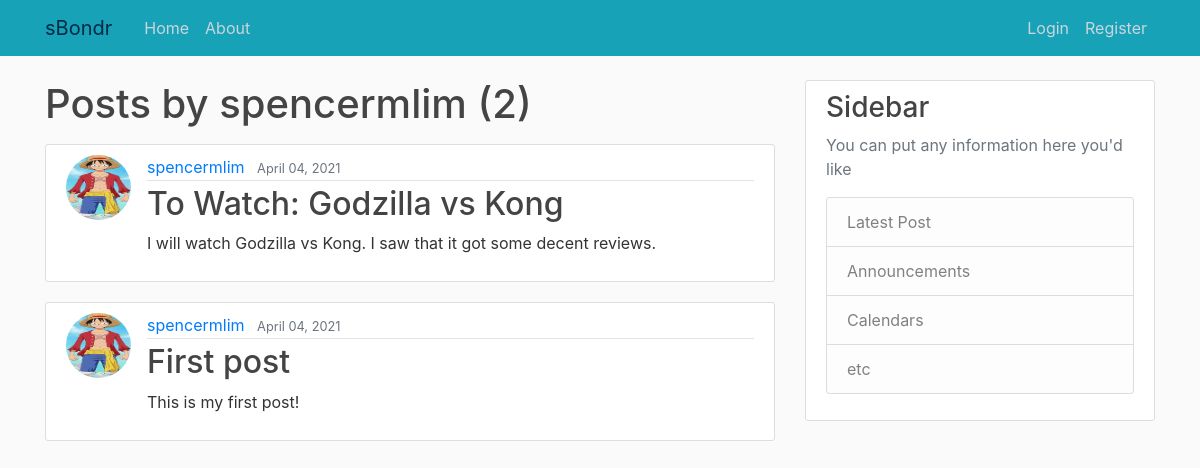
Before: /user/spencermlim with the older database file.
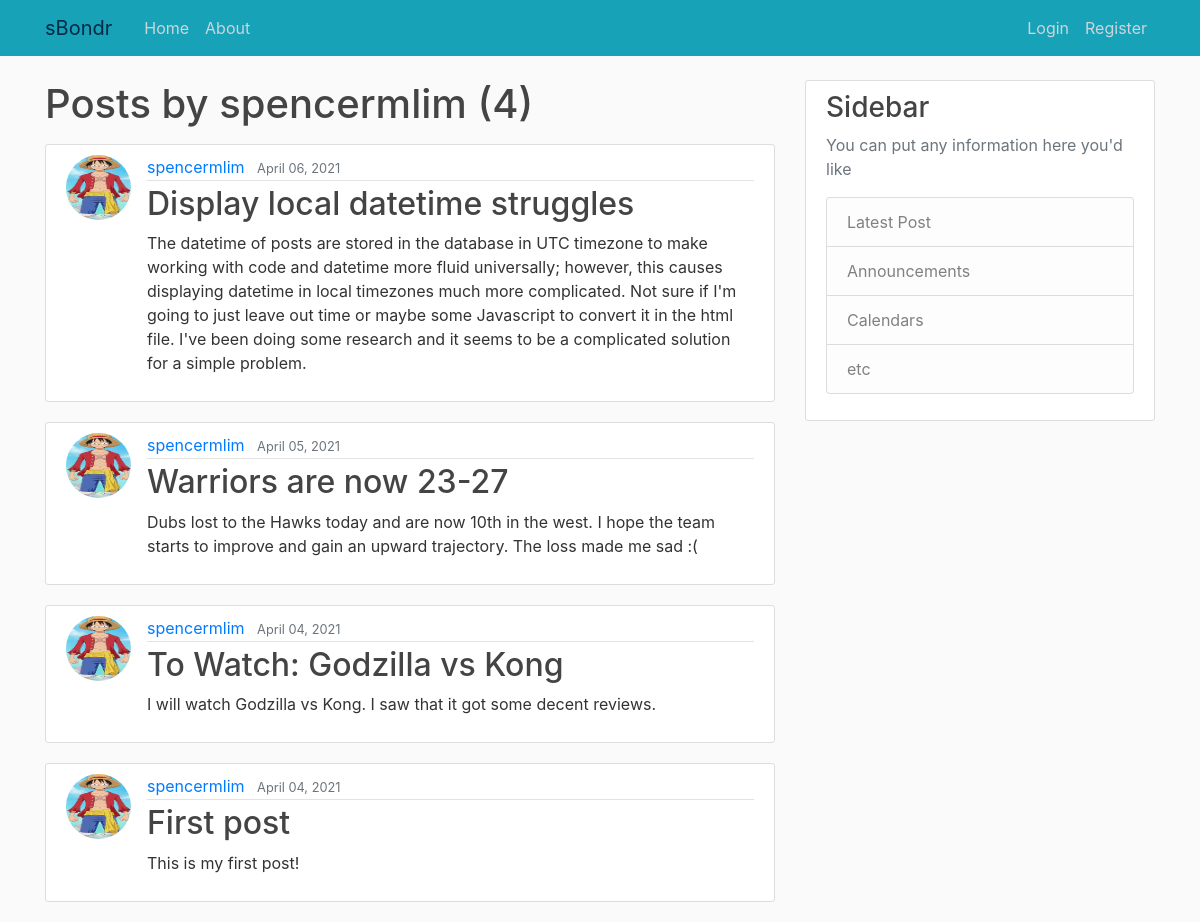
After: the same page with the newer database file.
### blog/models.py (models this page shows, shortened)
class Post(models.Model):
    title = models.CharField(max_length=100)
    content = models.TextField()
    date_posted = models.DateTimeField(default=timezone.now)
    author = models.ForeignKey(User, on_delete=models.CASCADE)

### users/models.py (models this page shows, shortened)
class Profile(models.Model):
    user = models.OneToOneField(User, on_delete=models.CASCADE)
    image = models.ImageField(default='default.jpg', upload_to='profile_pics')

### blog/views.py (the view)
# urls.py: path('user/<str:username>', UserPostListView.as_view(), name='user-posts'),
class UserPostListView(ListView):
    model = Post
    template_name ='blog/user_posts.html'
    context_object_name = 'posts'
    paginate_by = 5
    def get_queryset(self):
        user = get_object_or_404(User, username=self.kwargs.get('username'))
        return Post.objects.filter(author=user).order_by('-date_posted')

### blog/templates/blog/user_posts.html (shortened to what this page needs)
{% extends "blog/base.html" %}
{% block content %}
    <h1 class="mb-3">Posts by {{ view.kwargs.username }} ({{ page_obj.paginator.count }})</h1>
    {% for post in posts %}
        <article class="media content-section">
            <img class="rounded-circle article-img" src="{{ post.author.profile.image.url }}">
            <div class="media-body">
            <div class="article-metadata">
                <a class="mr-2" href="{% url 'user-posts' post.author.username %}">{{ post.author }}</a>
                <small class="text-muted">{{ post.date_posted|date:"F d, Y " }}</small>
            </div>
            <h2><a class="article-title" href="{% url 'post-detail' post.id %}">{{ post.title }}</a></h2>
            <p class="article-content">{{ post.content }}</p>
            </div>
        </article>
    {% endfor %}
{% endblock content %}

Changed rows visible on the page:
added Post: author.profile.image (picture), author "spencermlim", date_posted "April 06, 2021", title "Display local datetime struggles", content "The datetime of posts are stored in the database in UTC timezone to make working with code and datetime more fluid universally; however, this causes displaying datetime in local timezones much more complicated. Not sure if I'm going to just leave out time or maybe some Javascript to convert it in the html file. I've been doing some research and it seems to be a complicated solution for a simple problem."
added Post: author.profile.image (picture), author "spencermlim", date_posted "April 05, 2021", title "Warriors are now 23-27", content "Dubs lost to the Hawks today and are now 10th in the west. I hope the team starts to improve and gain an upward trajectory. The loss made me sad :("
Other visible differences:
{{ page_obj.paginator.count }}: "2" → "4"
